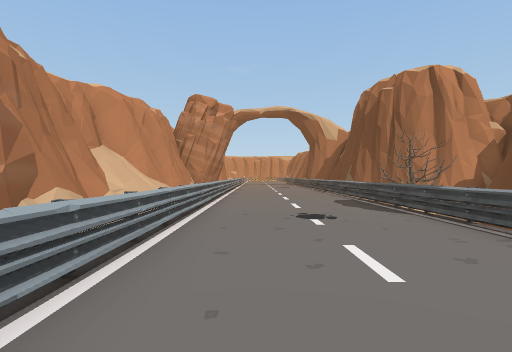
View 1 (above)

15 first-person views from a walk through a scene from a Unity 3-D project. The camera is 1.5 m above the floor, looks level and sees 80° across. The floor is counted in squares, 2 m on a side. Each view is taken from the middle of a square. On the plan, view 1 faces up. The plan holds only what a view shows up to about 10 squares ahead; the rest is blank. The place goes on beyond the plan.

View 2
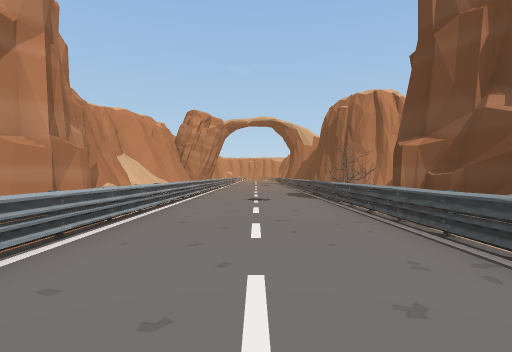

View 3
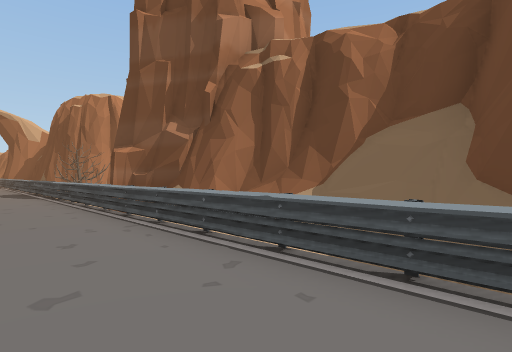

View 4
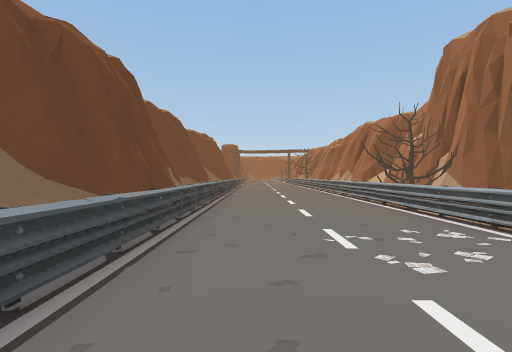

View 5
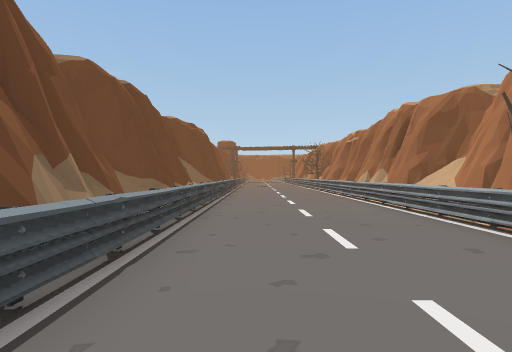

View 6
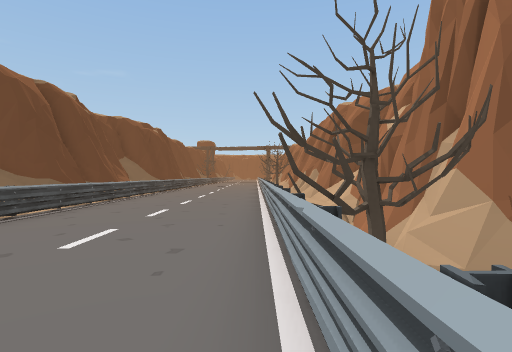

View 7
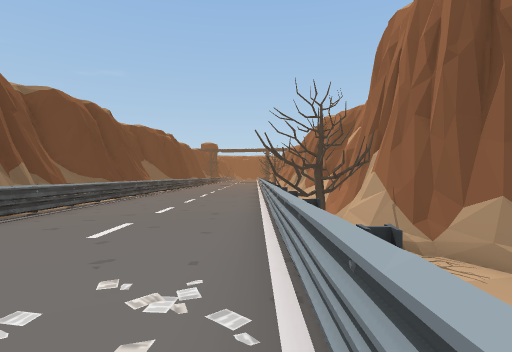

View 8
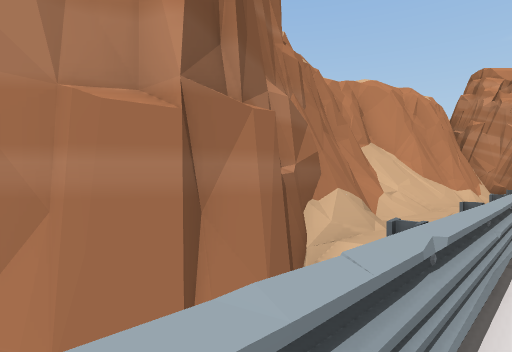

View 9
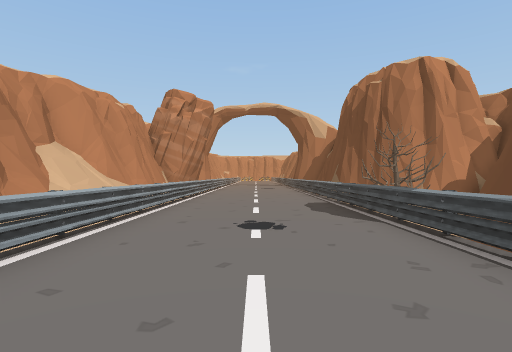

View 10
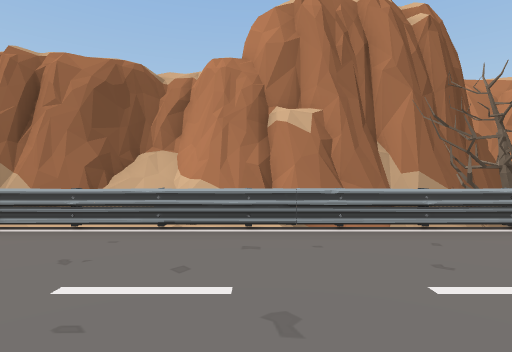

View 11
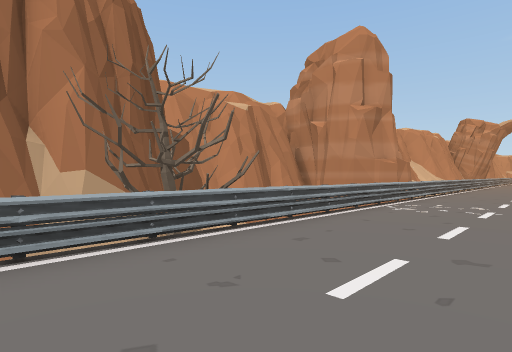

View 12
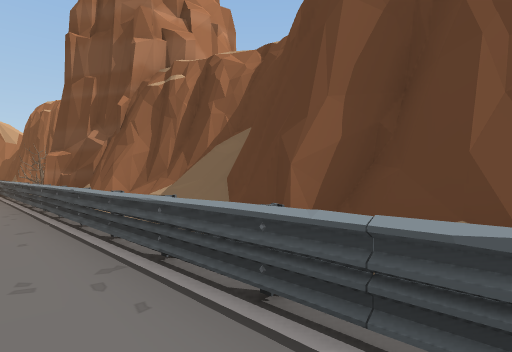

View 13
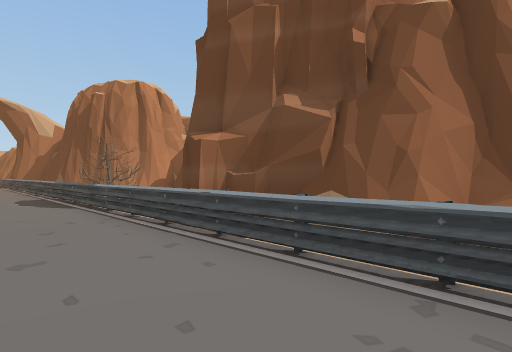

View 14
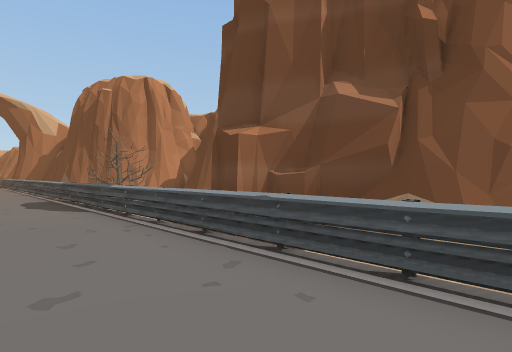

View 15
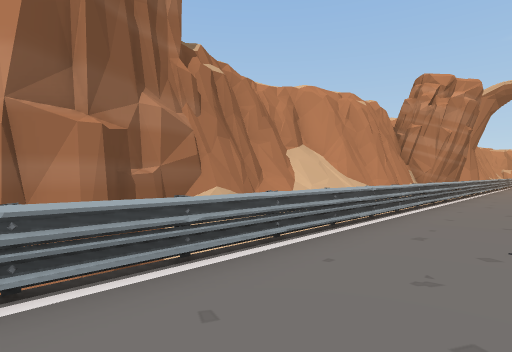

### Floor plan
Key: @ floor where view 1 was taken; # wall or solid block; . main floor; - floor 0.25 m lower than the main floor; : floor 1 m higher than the main floor; = window, fence, low wall or low ledge; ^ raised ledge; v drop or lower ground; T tree.
Columns run from 4 left of view 1 to 6 right of it. Each row starts with its distance up from view 1.
 11 vv .....#
 10 vvv.....#
  9 vv .....#
  8 vvv.....#
  7 #vv.....#
  6 #vv.....#
  5 #vv.....#
  4 ##v.....#
  3 ###.....#
  2 ###.....##
  1 ###.....-#
  0   #.@...-#
 -1   #.....-#^
 -2   #.....-=^
 -3   #.....-#^
 -4   #.....=:^
 -5   #.....-#^
 -6   #.....##
 -7 v  .....##
 -8 v  .....##
 -9 #vT.....##
-10 ^vT.....##
-11 ^v .....=#
-12 ^v .....-#
-13 #v .....-#
-14 #vv.....-#
-15 #vv.....-#
-16 vvv..... #

Where each view was taken, in squares from view 1:
view 1: 0 up, 0 right, facing up
view 2: 4 down, 1 right, facing up
view 3: 6 down, 1 right, facing up-right
view 4: 1 down, 2 right, facing down
view 5: 6 down, 2 right, facing down
view 6: 6 down, 1 left, facing down
view 7: 3 down, 1 left, facing down
view 8: 1 up, 1 left, facing up-left
view 9: 1 up, 1 right, facing up
view 10: 14 down, 3 right, facing left
view 11: 12 down, 2 right, facing up-left
view 12: 9 down, 2 right, facing up-right
view 13: 2 down, 1 right, facing up-right
view 14: 1 down, 1 right, facing up-right
view 15: 2 up, 1 right, facing up-left
